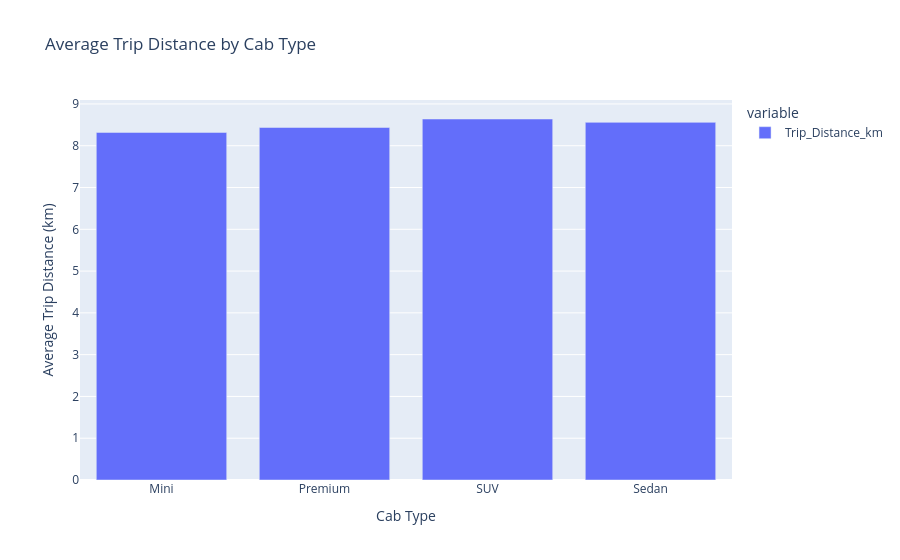

This figure's notebook cell:
### Code cell
fig = px.bar(
    avg_distance_by_cab,
    title="Average Trip Distance by Cab Type"
)

fig.update_layout(
    xaxis_title="Cab Type",
    yaxis_title="Average Trip Distance (km)"
)

fig.show()

### Figure 1 — Plotly figure (JSON) as saved in the notebook; plotly's stock layout.template omitted (floating-point values rounded to 4 significant figures)
{"data": [{"hovertemplate": "variable=Trip_Distance_km<br>Cab_Type=%{x}<br>value=%{y}<extra></extra>", "legendgroup": "Trip_Distance_km", "marker": {"color": "#636efa", "pattern": {"shape": ""}}, "name": "Trip_Distance_km", "orientation": "v", "showlegend": true, "textposition": "auto", "type": "bar", "x": ["Mini", "Premium", "SUV", "Sedan"], "xaxis": "x", "y": [8.319, 8.437, 8.64, 8.559], "yaxis": "y"}], "layout": {"barmode": "relative", "legend": {"title": {"text": "variable"}, "tracegroupgap": 0}, "title": {"text": "Average Trip Distance by Cab Type"}, "xaxis": {"anchor": "y", "domain": [0, 1], "title": {"text": "Cab Type"}}, "yaxis": {"anchor": "x", "domain": [0, 1], "title": {"text": "Average Trip Distance (km)"}}}}
